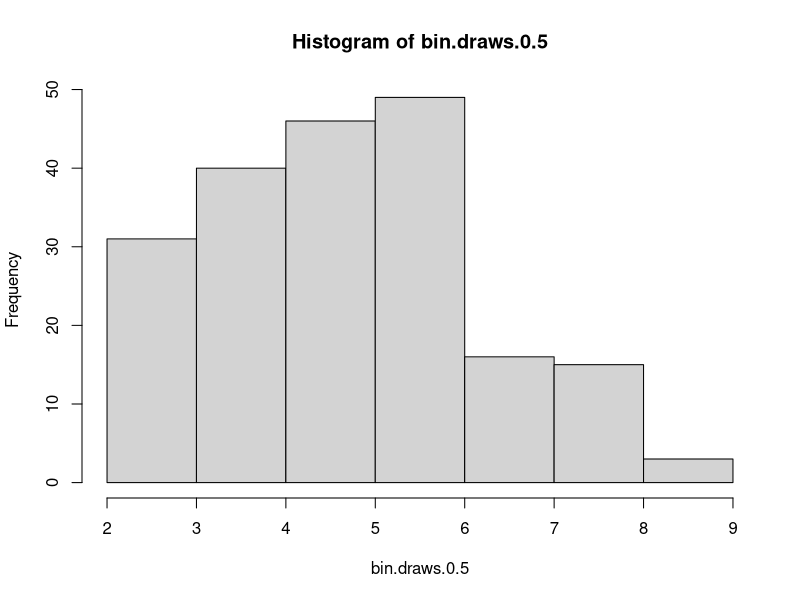
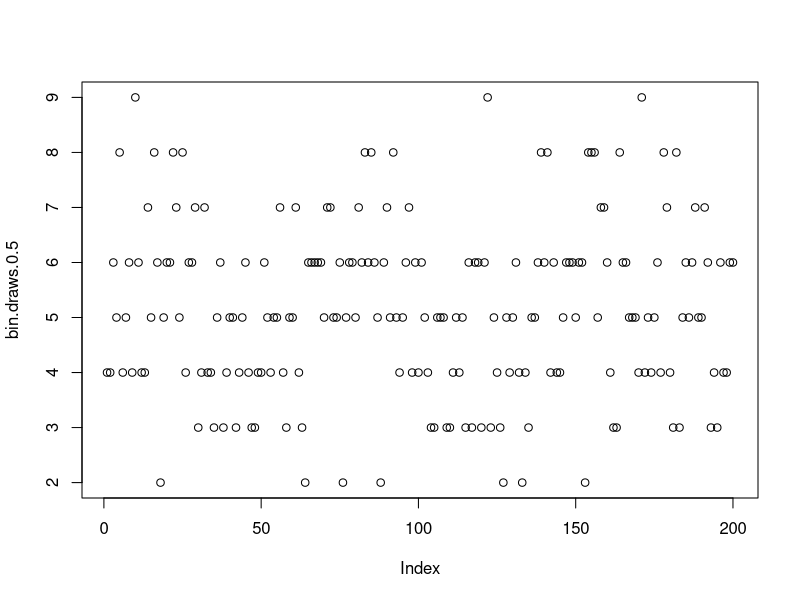
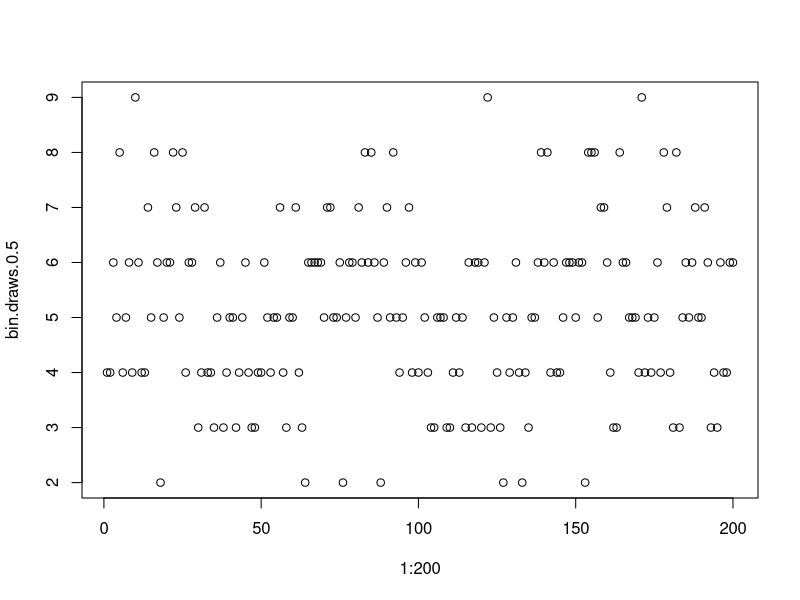
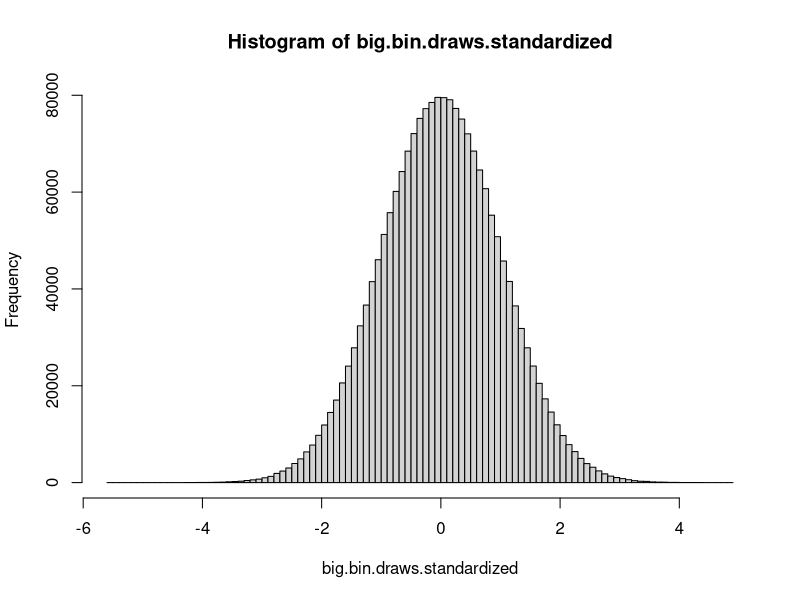

Generate these figures, in order, with R:
## ---- chunk 1
## For reproducibility --- don't change this!
set.seed(01182018)
## ---- chunk 2
bin.draws.0.5 = rbinom(n=200, size=10, prob=0.5)
bin.draws.0.5[1:10]
bin.draws.0.5[-(1:175)]
## ---- chunk 3
bin.draws.0.5[1] + bin.draws.0.5[7]
bin.draws.0.5[2] > bin.draws.0.5[5]
which(bin.draws.0.5==5)
length(which(bin.draws.0.5==5))
choose(10,5)*0.5^5*0.5^5*200 #expected number of elements
## ---- chunk 4
mean(bin.draws.0.5)
sd(bin.draws.0.5) #n*p*(1-p)

sqrt(10*0.5^2) #expected value;
## ---- chunk 5
summary(bin.draws.0.5)
## ---- chunk 6
typeof(bin.draws.0.5)
bin.draw.0.5.char=as.character(bin.draws.0.5)
typeof(bin.draw.0.5.char)
summary(bin.draw.0.5.char)
## ---- chunk 7
hist(bin.draws.0.5)
## ---- chunk 8
tabulate(bin.draws.0.5)
## ---- chunk 9
plot(bin.draws.0.5)
## ---- chunk 10
plot(1:200, bin.draws.0.5)
## ---- chunk 11
bin.draws.0.2 = rbinom(n=200, size=10, prob=0.2)
bin.draws.0.3 = rbinom(n=200, size=10, prob=0.3)
bin.draws.0.4 = rbinom(n=200, size=10, prob=0.4)
bin.draws.0.6 = rbinom(n=200, size=10, prob=0.6)
bin.draws.0.7 = rbinom(n=200, size=10, prob=0.7)
bin.draws.0.8 = rbinom(n=200, size=10, prob=0.8)

mean(bin.draws.0.2)
sd(bin.draws.0.2)
mean(bin.draws.0.3)
sd(bin.draws.0.3)
mean(bin.draws.0.4)
sd(bin.draws.0.4)
mean(bin.draws.0.6)
sd(bin.draws.0.6)
mean(bin.draws.0.7)
sd(bin.draws.0.7)
mean(bin.draws.0.8)
sd(bin.draws.0.8)
## ---- chunk 12
vector = c(mean(bin.draws.0.2),mean(bin.draws.0.3),mean(bin.draws.0.4),mean(bin.draws.0.5),mean(bin.draws.0.6),mean(bin.draws.0.7),mean(bin.draws.0.8))
vector
## ---- chunk 13
all_values = c(bin.draws.0.2,bin.draws.0.3,bin.draws.0.4,bin.draws.0.5,bin.draws.0.6,bin.draws.0.7,bin.draws.0.8)
bin.matrix = matrix(data = all_values,nrow = 200, ncol = 7, byrow = FALSE)
## ---- chunk 14
bin.matrix[1:3,]
bin.matrix[77,6]
max(bin.matrix[,1])
max(bin.matrix[,2:7])
## ---- chunk 15
colMeans(bin.matrix)
## ---- chunk 16
identical(vector, colMeans(bin.matrix))
## ---- chunk 17
big.bin.draws = rbinom(2000000, 10^6, 0.5)
mean(big.bin.draws)
sd(big.bin.draws)
## ---- chunk 18
big.bin.draws.standardized = (big.bin.draws-mean(big.bin.draws))/sd(big.bin.draws)
mean(big.bin.draws.standardized)
sd(big.bin.draws.standardized)
## ---- chunk 19
hist(big.bin.draws.standardized, breaks = 100)
## ---- chunk 20
length(which(big.bin.draws.standardized > 1.644854))/length(big.bin.draws.standardized)
## ---- chunk 21
pnorm(1.644854, lower.tail = FALSE)
